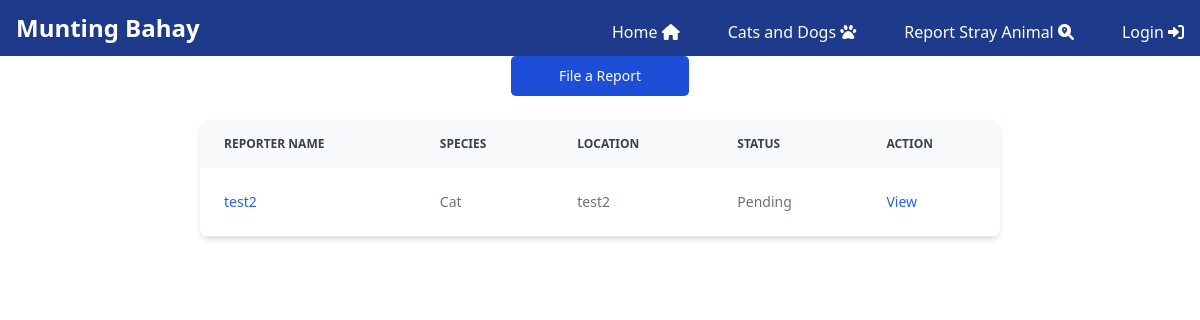
/stray-list/, run on an earlier commit of the app's database.
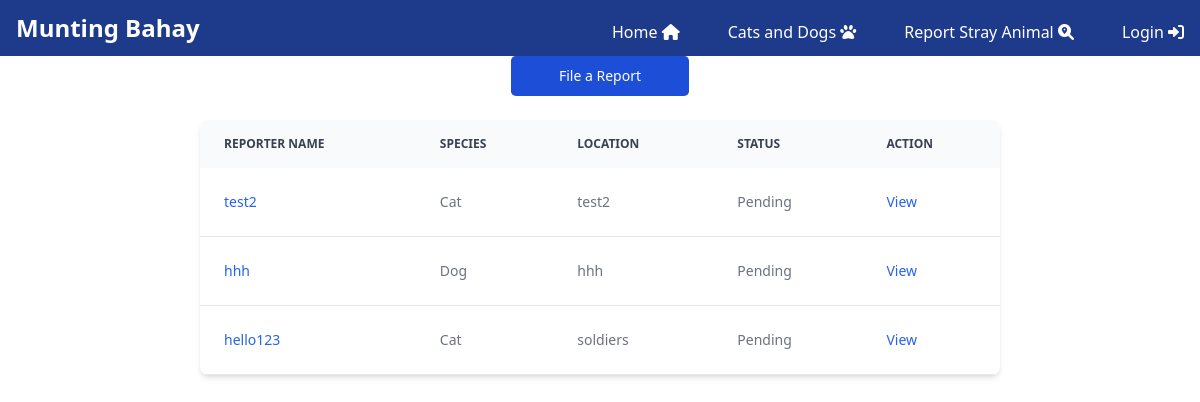
And on a later commit of the database.
### app/models.py (models this page shows, shortened)
class Report(models.Model):
    SPECIES_CHOICES = [
        ('dog', 'Dog'),
        ('cat', 'Cat'),
    ]
    species = models.CharField(max_length=100, choices=SPECIES_CHOICES)
    image = models.ImageField(upload_to='animal_images/', blank=True, null=True)
    location = models.CharField(max_length=100)
    description = models.TextField(blank=True)
    reporter_name = models.CharField(max_length=100)
    reporter_contact = models.CharField(max_length=15)
    report_date = models.DateTimeField(default=timezone.now)
    status = models.CharField(
        max_length=20,
        choices=[('pending', 'Pending'), ('resolved', 'Resolved'), ('in_progress', 'In Progress')],
        default='pending'
    )

### app/views.py (the view)
# urls.py: path('stray-list/', ReportStrayListView.as_view(), name='stray_list'),
class ReportStrayListView(ListView):
    model = Report
    template_name = 'app/ReportStray_list.html'
    context_object_name = 'reports'

### app/templates/app/ReportStray_list.html
{% extends 'app/base.html' %}
{% load static %}
{% block content %}
<div class="flex justify-center mb-6">
    <a href="{% url 'stray_create' %}" class="text-white bg-blue-700 hover:bg-blue-800 focus:ring-4 focus:outline-none focus:ring-blue-300 font-medium rounded-lg text-sm w-full sm:w-auto px-5 py-2.5 text-center dark:bg-blue-600 dark:hover:bg-blue-700 dark:focus:ring-blue-800">File a Report</a>
</div>
<div class="flex justify-center">
    <div class="relative overflow-x-auto shadow-md sm:rounded-lg w-full md:w-3/4 lg:w-2/3">
        <table class="w-full text-sm text-left rtl:text-right text-gray-500 dark:text-gray-400">
            <thead class="text-xs text-gray-700 uppercase bg-gray-50 dark:bg-gray-700 dark:text-gray-400">
                <tr>
                    <th scope="col" class="px-6 py-3">Reporter Name</th>
                    <th scope="col" class="px-6 py-3">Species</th>
                    <th scope="col" class="px-6 py-3">Location</th>
                    <th scope="col" class="px-6 py-3">Status</th>
                    <th scope="col" class="px-6 py-3">Action</th>
                </tr>
            </thead>
            <tbody>
                {% for report in reports %}
                <tr class="odd:bg-white odd:dark:bg-gray-900 even:bg-gray-50 even:dark:bg-gray-800 border-b dark:border-gray-700 border-gray-200">
                    <th scope="row" class="px-6 py-4 font-medium text-gray-900 whitespace-nowrap dark:text-white">
                        <a href="{% url 'stray_detail' report.pk %}" class="text-blue-600 dark:text-blue-500 hover:underline">{{ report.reporter_name }}</a>
                    </th>
                    <td class="px-6 py-4">{{ report.species|capfirst }}</td>
                    <td class="px-6 py-4">{{ report.location }}</td>
                    <td class="px-6 py-4">{{ report.get_status_display }}</td>
                    <td class="px-6 py-4">
                        <a href="{% url 'stray_detail' report.pk %}" class="font-medium text-blue-600 dark:text-blue-500 hover:underline">View</a>
                    </td>
                </tr>
                {% empty %}
                <tr>
                    <td colspan="5" class="px-6 py-4 text-center">No reports available</td>
                </tr>
                {% endfor %}
            </tbody>
        </table>
    </div>
</div>
{% endblock content %}

### app/templates/app/base.html (shortened to what this page needs)
{% load static %}
<!DOCTYPE html>
<html lang="en">
<head>
    <link rel="stylesheet" href="{% static 'css/base.css' %}">
    <link href="https://maxcdn.bootstrapcdn.com/bootstrap/4.5.2/css/bootstrap.min.css" rel="stylesheet">
    <link rel="stylesheet" href="https://cdnjs.cloudflare.com/ajax/libs/font-awesome/6.0.0-beta3/css/all.min.css">
    <link href="https://cdn.jsdelivr.net/npm/tailwindcss@2.2.19/dist/tailwind.min.css" rel="stylesheet">
</head>
<body>
    {% include 'app/navbar.html' %}
    {% block content %}
    {% endblock content %}
</body>
</html>

### app/templates/app/navbar.html (shortened to what this page needs)
<nav class="border-gray-200 bg-blue-900 dark:bg-blue-800 dark:border-gray-700">
  <div class="container max-w-screen-xl flex flex-wrap items-center justify-between mx-auto p-2">
    <a href="{% url 'home' %}" class="flex items-center">
      <span class="ml-2 text-2xl font-semibold whitespace-nowrap text-white">Munting Bahay</span>
    </a>
    <div class="hidden w-full md:block md:w-auto" id="navbarNav">
      <ul class="flex flex-col font-medium mt-2 md:space-x-8 md:flex-row md:mt-0">
        <li>
          <a href="{% url 'home' %}" class="block py-1 px-2 text-white hover:bg-blue-800 hover:text-gray-200 md:p-0 dark:text-white dark:hover:text-gray-200 dark:hover:bg-blue-700">Home <i class="fa-solid fa-house"></i></a>
        </li>
        <li>
          <a href="{% url 'animal' %}" class="block py-1 px-2 text-white hover:bg-blue-800 hover:text-gray-200 md:p-0 dark:text-white dark:hover:text-gray-200 dark:hover:bg-blue-700">Cats and Dogs <i class="fa-solid fa-paw"></i></a>
        </li>
        <li>
          <a href="{% url 'stray_list' %}" class="block py-1 px-2 text-white hover:bg-blue-800 hover:text-gray-200 md:p-0 dark:text-white dark:hover:text-gray-200 dark:hover:bg-blue-700">Report Stray Animal <i class="fa-solid fa-magnifying-glass-location"></i></a>
        </li>
        {% if user.is_authenticated %}
        <li>
          <form method="POST" action="{% url 'logout' %}">
            {% csrf_token %}
            <button type="submit" class="block py-1 px-2 text-white hover:bg-blue-800 hover:text-gray-200 md:p-0 dark:text-white dark:hover:text-gray-200 dark:hover:bg-blue-700">
              Logout <i class="fa-solid fa-right-from-bracket"></i>
            </button>
          </form>
        </li>
        {% else %}
        <li>
          <a href="{% url 'login' %}" class="block py-1 px-2 text-white hover:bg-blue-800 hover:text-gray-200 md:p-0 dark:text-white dark:hover:text-gray-200 dark:hover:bg-blue-700">
            Login <i class="fa-solid fa-right-to-bracket"></i>
          </a>
        </li>
        {% endif %}
      </ul>
    </div>
  </div>
</nav>

### static/css/base.css (style rules this page uses)
* { margin: 0; padding: 0; box-sizing: border-box; }
html, body { height: 100%; margin: 0; padding: 0; background-color: #F5F5F5; }

What changed in the data, as far as the page shows it:
added Report: reporter_name "hhh", species "Dog", location "hhh", status "Pending"
added Report: reporter_name "hello123", species "Cat", location "soldiers", status "Pending"
